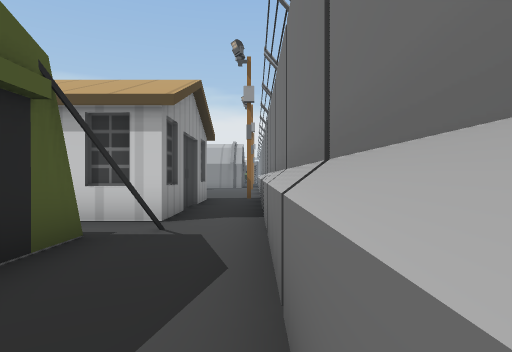
View 1 (above)

24 first-person views from a walk through a 3-D level made in the Unity game engine. The camera is 1.5 m above the floor, looks level and sees 75° across. The floor is counted in squares, 2 m on a side. Each view is taken from the middle of a square. On the plan, view 1 faces up. The plan holds only what a view shows up to about 11 squares ahead; the rest is blank. The place goes on beyond the plan.

View 2
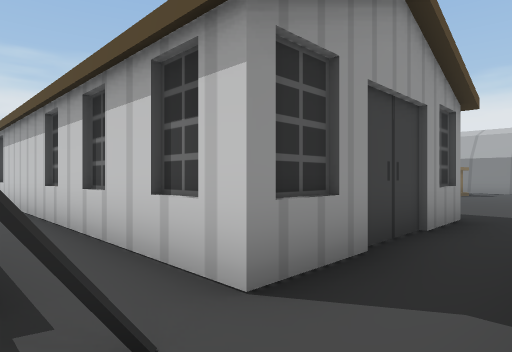

View 3
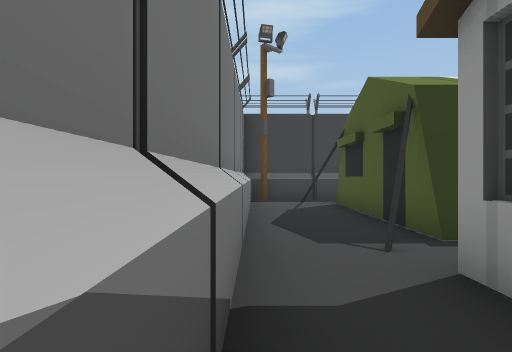

View 4
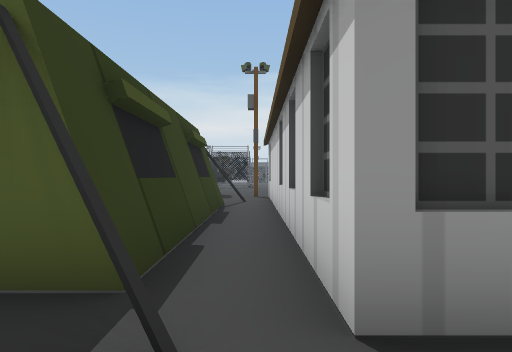

View 5
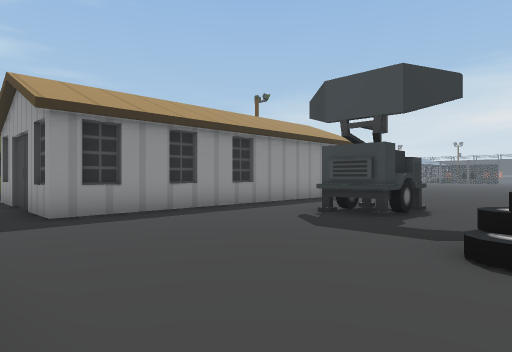

View 6
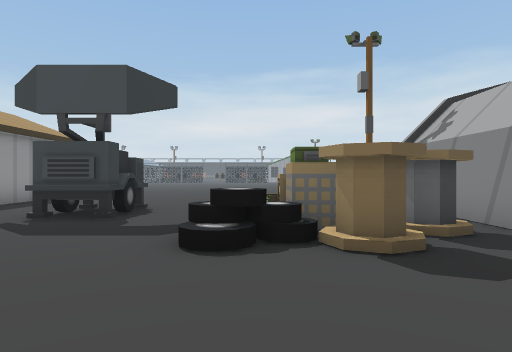

View 7
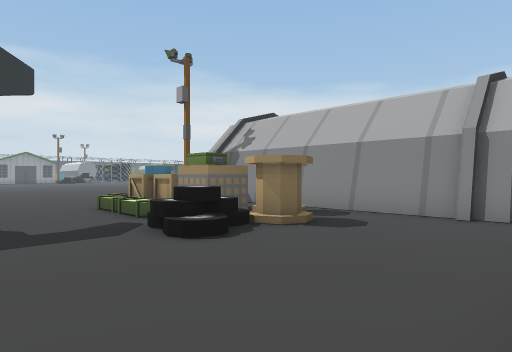

View 8
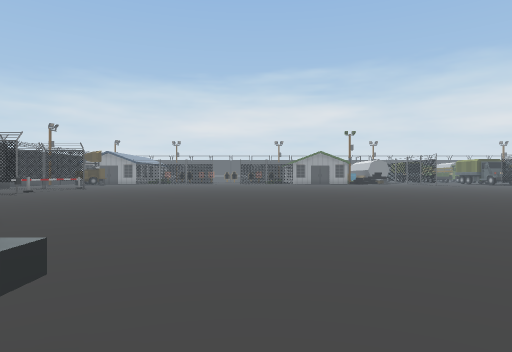

View 9
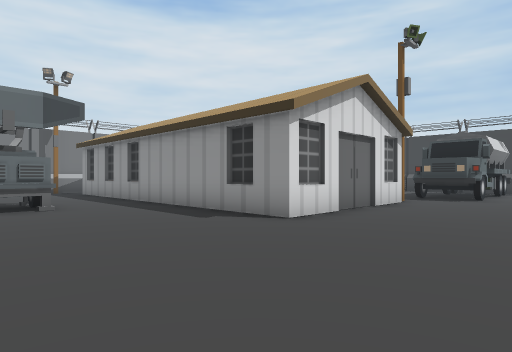

View 10
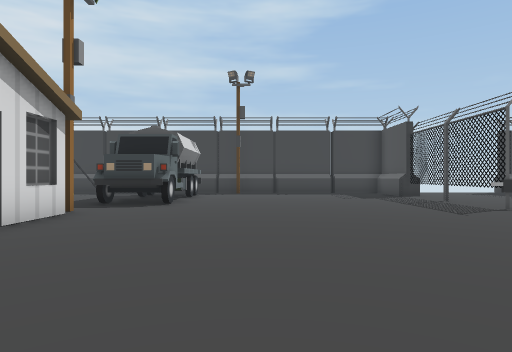

View 11
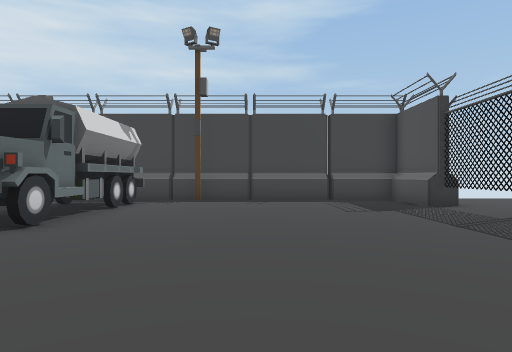

View 12
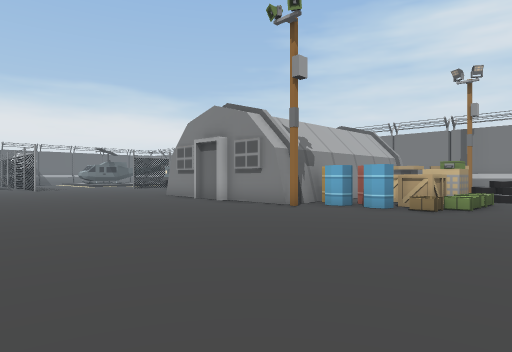

View 13
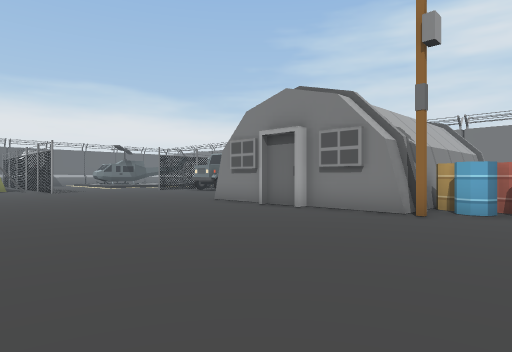

View 14
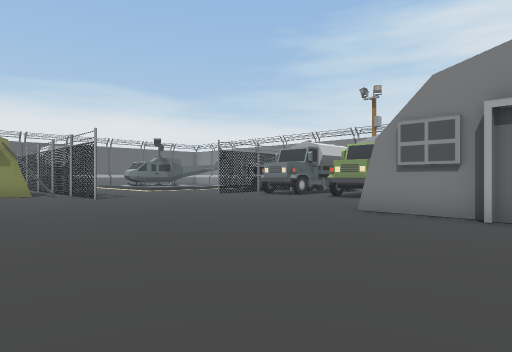

View 15
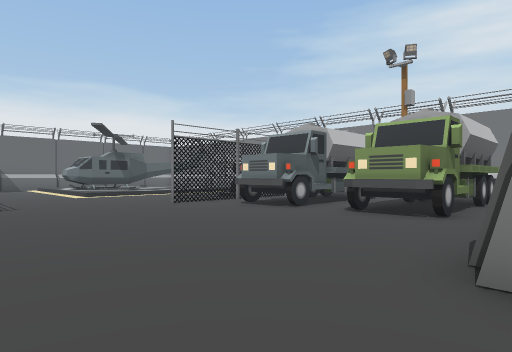

View 16
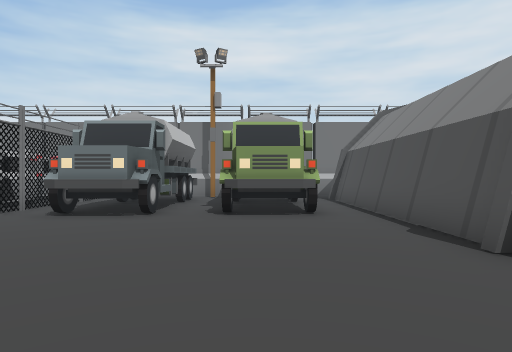

View 17
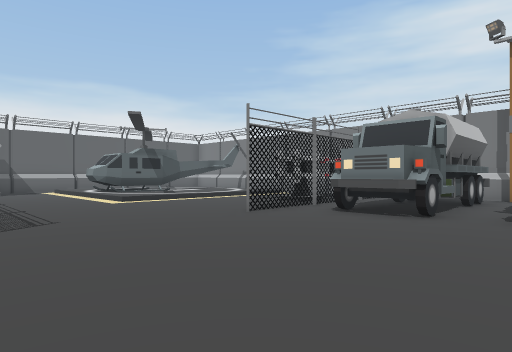

View 18
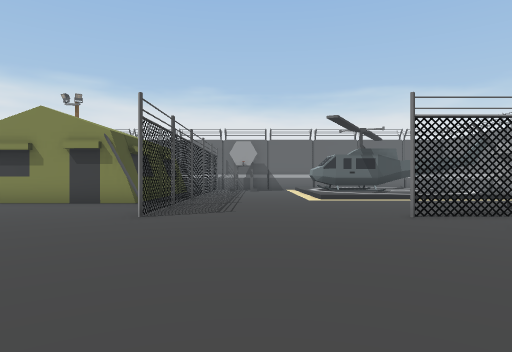

View 19
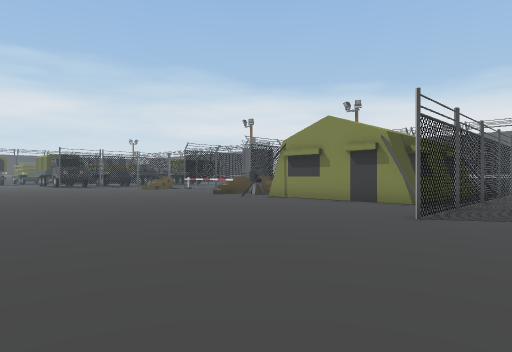

View 20
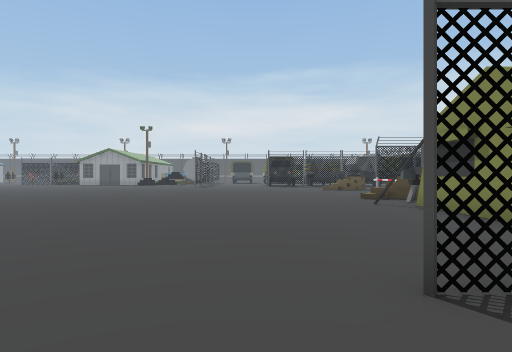

View 21
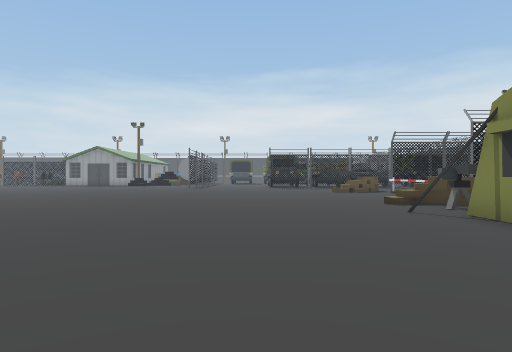

View 22
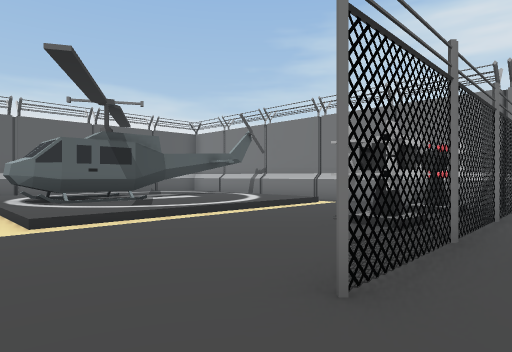

View 23
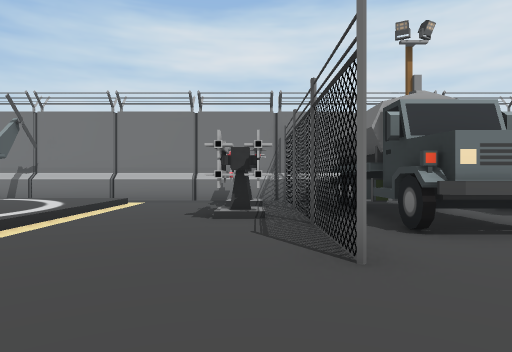

View 24
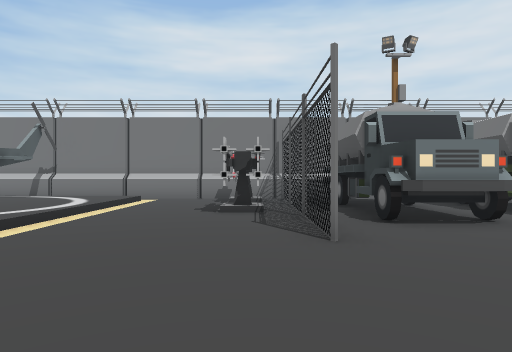

### Floor plan
Key: @ floor where view 1 was taken; # wall or solid block; . main floor; : floor 0.25 m higher than the main floor; / step, stairs or slope; = window, fence, low wall or low ledge; ^ raised ledge; B building; C crate; T truck; A barrel; O other object.
Columns run from 23 left of view 1 to 1 right of it. Each row starts with its distance up from view 1.
 41  O        #= ../###:::/.#
 40  O       ##= ../::::::/.#
 39  # O     ###.../::::::/.#
 38   OO     ##=............#
 37 ../..######=............#
 36 ....#.....#=............#
 35 ...........=.......OOOO.#
 34 ................===#=#==
 33 ..................TTTTT.#
 32 .................TTT   .
 31 .................TTTTTT#
 30 .......................
 29 .................TTTTTT.
 28 .................TTTTTT.
 27 ...... ................
 26 .....  .......#########
 25 ....   .......#
 24         ......#
 23      .........#
 22      .........##
 21      .........B########
 20      .........#A.......
 19      ..........A.OOO...
 18      ..........CCCOO....
 17      ...........CC.O....
 16      ...................
 15      ...................
 14      ...........OO......
 13      ...........OO......
 12      ..................
 11      ..................^
 10      ......###########..#
  9     .......#         #..#
  8     .......#         #..#
  7    ........#         #..#
  6   .........###########..#
  5   .........#............#
  4  O............########..#
  3  O........TT.       #...#
  2  O........TT.       #...#
  1  O........T .       #...#
  0  O........TT.       #..@#
 -1  #........TT        ##..#
 -2   ^.....#...         ..^
 -3   #########         ####

Where each view was taken, in squares from view 1:
view 1: 0 up, 0 right, facing up
view 2: 4 up, 0 right, facing up-left
view 3: 8 up, 0 right, facing down
view 4: 5 up, 0 right, facing left
view 5: 17 up, 0 right, facing down-left
view 6: 17 up, 0 right, facing left
view 7: 14 up, 0 right, facing up-left
view 8: 15 up, 7 left, facing left
view 9: 15 up, 16 left, facing down-right
view 10: 12 up, 16 left, facing down
view 11: 8 up, 17 left, facing down
view 12: 15 up, 16 left, facing up-right
view 13: 18 up, 16 left, facing up-right
view 14: 23 up, 16 left, facing up-right
view 15: 26 up, 12 left, facing up-right
view 16: 29 up, 12 left, facing right
view 17: 29 up, 12 left, facing up-right
view 18: 28 up, 10 left, facing up
view 19: 28 up, 10 left, facing up-left
view 20: 33 up, 10 left, facing left
view 21: 33 up, 12 left, facing left
view 22: 33 up, 9 left, facing up-right
view 23: 35 up, 10 left, facing right
view 24: 35 up, 11 left, facing right
